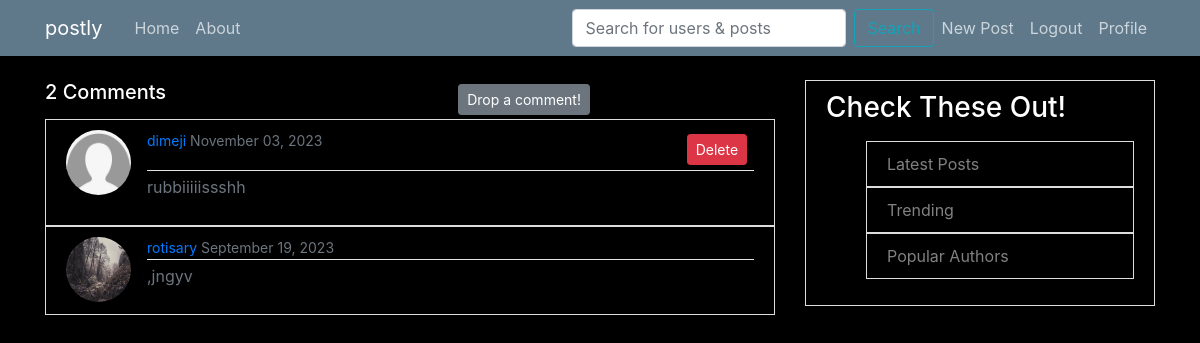
/post/35/comments/ (signed in), run on the app's committed database.
### blog/models.py (models this page shows, shortened)
class Post(models.Model):
    title = models.CharField(max_length=100)
    image = models.ImageField(default='post_default.jpg', upload_to='post_pics')
    content = models.TextField()
    date_posted = models.DateTimeField(default=timezone.now)
    author = models.ForeignKey(User, on_delete=models.CASCADE)
    likes = models.ManyToManyField(User, related_name='post_likes', blank=True)
    def __str__(self):
        return self.title
    def number_of_comments(self):
        return self.comments.count()

class PostComment(models.Model):
    author = models.ForeignKey(User, on_delete=models.CASCADE)
    post = models.ForeignKey(Post, on_delete=models.CASCADE, related_name='comments')
    content = models.TextField()
    posted_on = models.DateTimeField(default=timezone.now)

### users/models.py (models this page shows, shortened)
class Profile(models.Model):
    user = models.OneToOneField(User, on_delete=models.CASCADE)
    follows = models.ManyToManyField("self",
         related_name = 'followed_by',
         symmetrical = False,
         blank = True)
    image = models.ImageField(default='default.jpg', upload_to='profile_pics')
    bio = models.TextField()

### blog/views.py (the view)
# urls.py: path('post/<int:pk>/comments/', CommentListView.as_view(), name='comments'),
class CommentListView(LoginRequiredMixin, ListView):
    model = PostComment
    context_object_name = 'comments'
    template_name = 'blog/comments.html'
    def get_queryset(self):
        post = get_object_or_404(Post, id=self.kwargs.get('pk'))
        return PostComment.objects.filter(post=post).order_by('-posted_on')
    def get_context_data(self, **kwargs):
        post = get_object_or_404(Post, id=self.kwargs.get('pk'))
        context = super(CommentListView, self).get_context_data(**kwargs)
        context['post'] = Post.objects.filter(title=post).first()
        return context

### blog/templates/blog/comments.html
{% extends 'blog/base.html' %}
{% block content %}
    <div class="media">
        <div style="display:inline; margin-inline-end: 40%;">
            {% if post.number_of_comments > 1 %}
              <h5>{{ post.number_of_comments }} Comments</h5>
            {% else %}
             <h5>{{ post.number_of_comments }} Comment</h5>
            {% endif %}
        </div>
        <a class="btn btn-secondary  btn-sm mt-1 mb-1" href="{% url 'drop-comment' post.id %}">Drop a comment!</a>
    </div>
    {% for comment in comments %}
        <div class="media content-section">
            <img class="rounded-circle  article-img"  src="{{ comment.author.profile.image.url }}">
            <div class="media-body" >
                <div class="article-metadata">
                    <div class="media">
                        <small class="text-muted" style="display:inline; margin-inline-end: 60%;">
                            <a href="{% url 'profile' comment.author.username %}">
                               {{ comment.author }}
                            </a>
                            {{ comment.posted_on|date:"F d, Y" }}
                        </small>
                        {% if request.user == comment.author %}
                          <a class="btn btn-danger btn-sm mt-1 mb-1"  href="{% url 'comment-delete' comment.id %}">Delete</a>
                        {% endif %}
                    </div>
                </div>
                <p class="text-secondary">{{ comment.content }}</p>
            </div>
        </div>
    {% endfor %}
{% endblock content %}

### blog/static/blog/main.css (style rules this page uses)
body { background: black; color: #333333; margin-top: 5rem; }
h1, h2, h3, h4, h5, h6, p { color: white; }
.content-section { background: black; padding: 10px 20px; border: 1px solid #dddddd; }
.article-img { height: 65px; width: 65px; margin-right: 16px; }
.article-metadata { padding-bottom: 1px; margin-bottom: 4px; border-bottom: 1px solid #e3e3e3 }

### data on the page
Post: number_of_comments "2"
PostComment: author.profile.image (placeholder picture), author "dimeji", posted_on "November 03, 2023", shows "Delete", content "rubbiiiiissshh"
PostComment: author.profile.image (picture), author "rotisary", posted_on "September 19, 2023", content ",jngyv"
